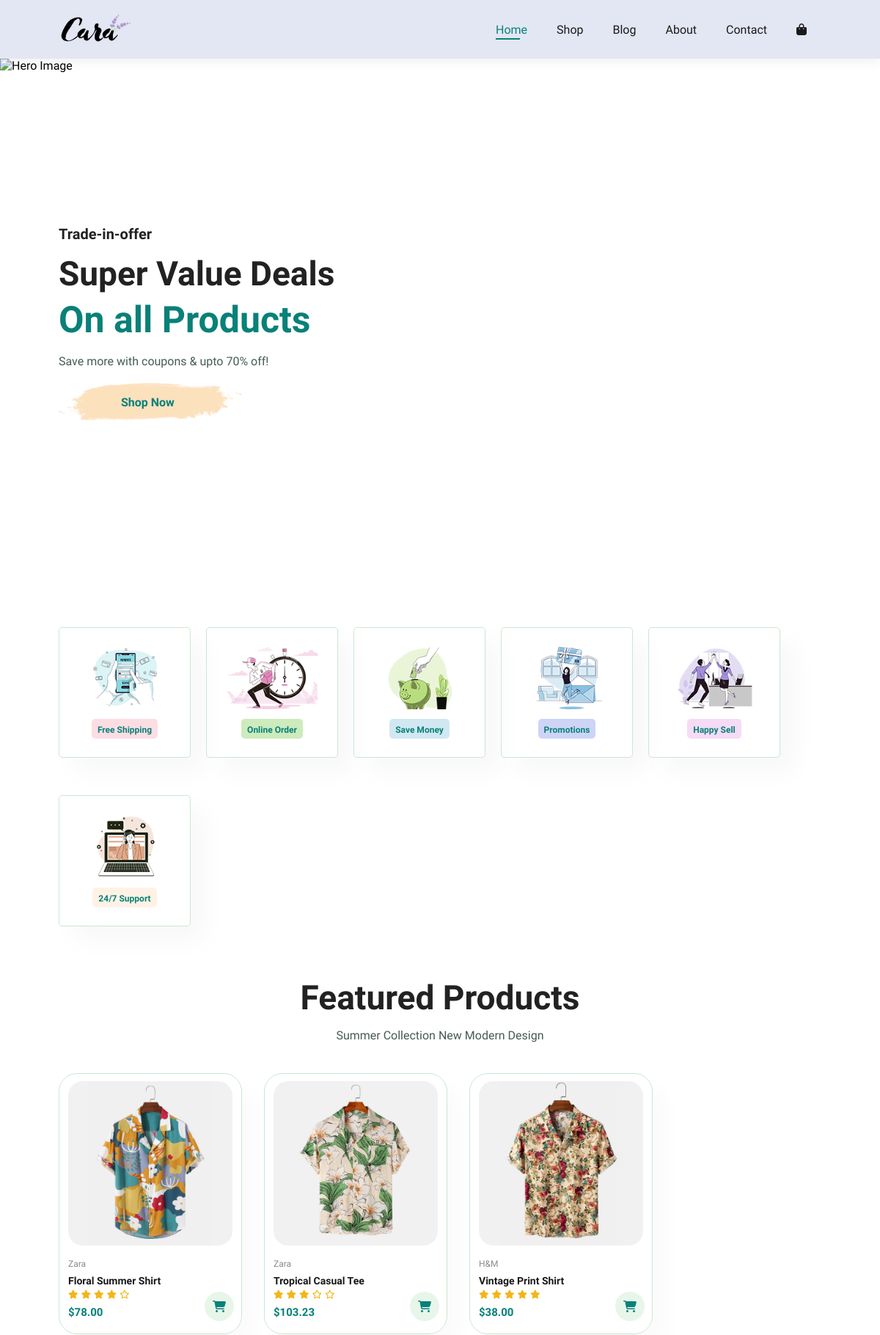
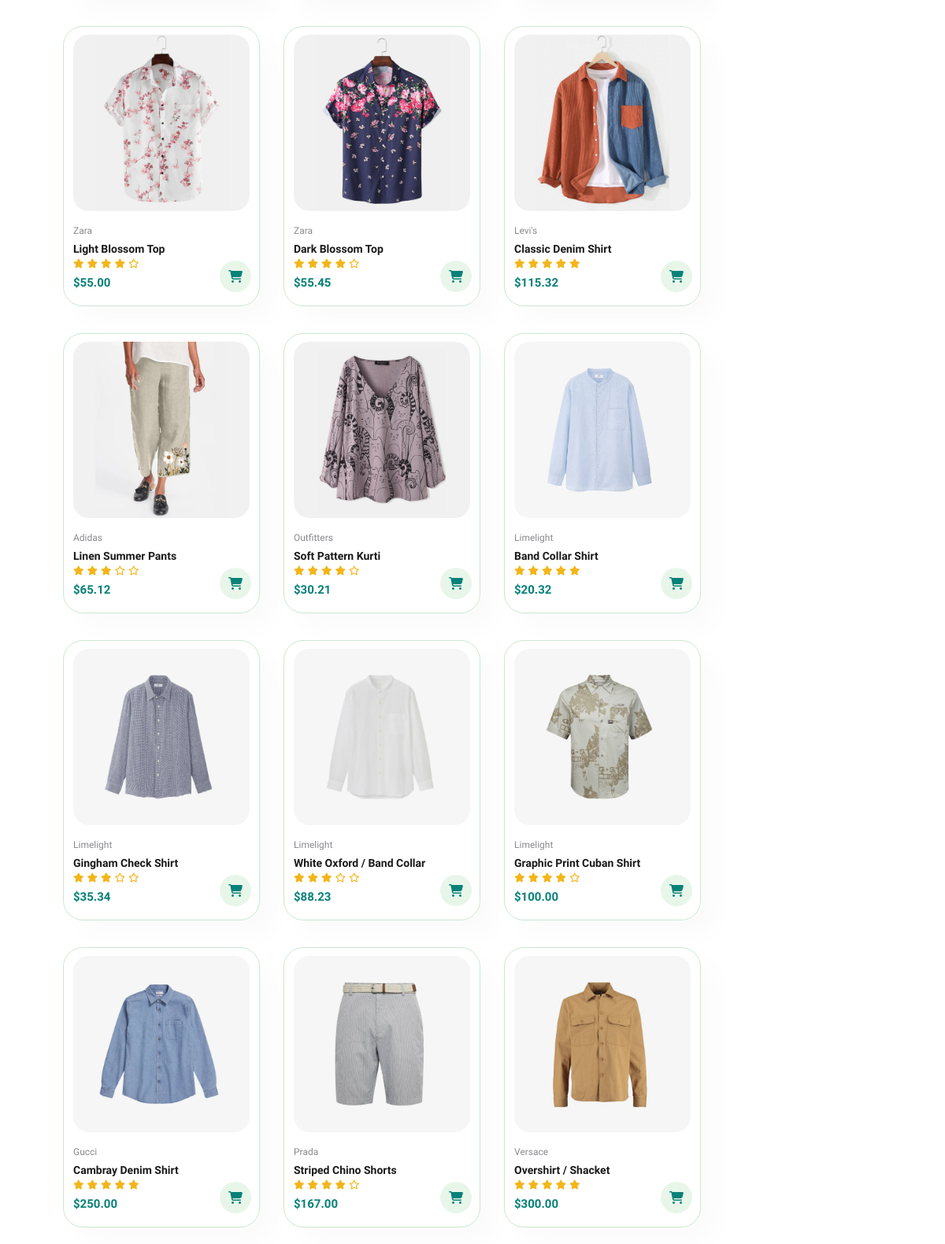
The page / (upper part) on the database its author committed (2 pictures, top to bottom).
### app/models.py (models this page shows, shortened)
class ProductImage(models.Model):
    image = models.ImageField(upload_to='products/')
    product = models.ForeignKey(Product, on_delete=models.CASCADE, related_name='images')

class Product(models.Model):
    name = models.CharField(max_length=200)
    brand = models.CharField(max_length=100)
    price = models.DecimalField(max_digits=10, decimal_places=2)
    rating = models.PositiveSmallIntegerField(default=0)

### Cara/views.py (the view)
# urls.py: path('', views.Index, name='index'),
def Index(request):
    categories = Category.objects.all()
    products = Product.objects.all()
    context = {
        'categories': categories,
        'products': products
    }
    return render(request,'index.html', context)

### templates/index.html (shortened to what this page needs)
{% extends 'master.html' %}
{% load static %}
{% block content %}
<section id="hero">
  <img src="{% static 'img/hero4.png' %}" alt="Hero Image" class="hero-bg" />
  <div class="hero-content">
    <h4>Trade-in-offer</h4>
    <h2>Super Value Deals</h2>
    <h1>On all Products</h1>
    <p>Save more with coupons & upto 70% off!</p>
    <button id="1001" data-url="{% url 'shop' %}">
      <img
        src="{% static 'img/button.png' %}"
        alt="Button BG"
        class="btn-img"
      />
      <span>Shop Now</span>
    </button>
  </div>
</section>
<section id="feature" class="section-p1">
  <div class="feature-box">
    <img src="{% static 'img/features/f1.png' %}" alt="error loading image" />
    <h6>Free Shipping</h6>
  </div>
  <div class="feature-box">
    <img src="{% static 'img/features/f2.png' %}" alt="error loading image" />
    <h6>Online Order</h6>
  </div>
  <div class="feature-box">
    <img src="{% static 'img/features/f3.png' %}" alt="error loading image" />
    <h6>Save Money</h6>
  </div>
  <div class="feature-box">
    <img src="{% static 'img/features/f4.png' %}" alt="error loading image" />
    <h6>Promotions</h6>
  </div>
  <div class="feature-box">
    <img src="{% static 'img/features/f5.png' %}" alt="error loading image" />
    <h6>Happy Sell</h6>
  </div>
  <div class="feature-box">
    <img src="{% static 'img/features/f6.png' %}" alt="error loading image" />
    <h6>24/7 Support</h6>
  </div>
</section>
<section id="product1" class="product-section-p1">
  <h2>Featured Products</h2>
  <p>Summer Collection New Modern Design</p>
  <div class="product-box">
    {% for product in products %}
    <div class="prod" data-url="{% url 'product_details' %}">
      {% for image in product.images.all %}
      <img src="{{ image.image.url }}" alt="error image loading" />
      {% endfor %}
      <div class="desc">
        <span>{{ product.brand }}</span>
        <h5>{{ product.name }}</h5>
        <div class="rating">
          {% for i in "12345" %} {% if forloop.counter <= product.rating %}
          <i class="fas fa-star"></i>
          {% else %}
          <i class="far fa-star"></i>
          {% endif %} {% endfor %}
        </div>
        <h4>${{ product.price }}</h4>
      </div>
      <a href="#"><i class="fa-solid fa-cart-shopping cart"></i></a>
    </div>
    {% endfor %}
  </div>
</section>
{% endblock %}

### templates/master.html (shortened to what this page needs)
<!doctype html>
<html lang="en">
  <head>
    {% load static %}
    <link rel="stylesheet" href="{% static 'css/style.css' %}" />
    <link
      rel="stylesheet"
      href="https://cdnjs.cloudflare.com/ajax/libs/font-awesome/6.5.1/css/all.min.css"
    />
  </head>
  <body>
    <section id="header">
      <img
        src="{% static 'img/logo.png' %}"
        class="logo"
        alt="error loading image"
      />
      <div>
        <ul id="navbar">
          <li>
            <a
              class="{% if request.resolver_match.url_name == 'index' %}active{% endif %}"
              href="{% url 'index' %}"
              >Home</a
            >
          </li>
          <li>
            <a
              class="{% if request.resolver_match.url_name == 'shop' or request.resolver_match.url_name == 'product_details' %}active{% endif %}"
              href="{% url 'shop' %}"
              >Shop</a
            >
          </li>
          <li>
            <a
              class="{% if request.resolver_match.url_name == 'blog' %}active{% endif %}"
              href="{% url 'blog' %}"
              >Blog</a
            >
          </li>
          <li>
            <a
              class="{% if request.resolver_match.url_name == 'about' %}active{% endif %}"
              href="{% url 'about' %}"
              >About</a
            >
          </li>
          <li>
            <a
              class="{% if request.resolver_match.url_name == 'contact' %}active{% endif %}"
              href="{% url 'contact' %}"
              >Contact</a
            >
          </li>
          <li id="shopping-bag">
            <a
              class="bag {% if request.resolver_match.url_name == 'cart' %}active-cart{% endif %}"
              href="{% url 'cart' %}"
              ><i class="fas fa-shopping-bag"></i
            ></a>
          </li>
        </ul>
      </div>
    </section>
    {% block content %} {% endblock %}
  </body>
</html>

### static/css/style.css (style rules this page uses)
* { margin: 0; padding: 0; box-sizing: border-box; font-family: "Spartan", sans-serif; }
body { width: 100%; }
h1 { font-size: 50px; line-height: 64px; color: #222; }
h2 { font-size: 46px; line-height: 54px; color: #222; }
h4 { font-size: 20px; color: #222; }
h6 { font-size: 12px; font-weight: 700; }
p { font-size: 16px; color: #465b52; margin: 15px 0 20px 0; }
button { font-size: 14px; font-weight: 600; padding: 16px 30px; color: #000; background-color: #fff; border-radius: 4px; cursor: pointer; border: none; outline: none; transition: 0.2s ease; }
#header { display: flex; justify-content: space-between; align-items: center; padding: 20px 80px; background: #e3e6f3; box-shadow: 0 5px 15px rgba(0, 0, 0, 0.06); position: sticky; z-index: 999; top: 0; left: 0; }
#navbar { display: flex; align-items: center; justify-content: center; }
#navbar li { list-style: none; padding: 0 20px; position: relative; }
#navbar li a { text-decoration: none; font-size: 16px; font-weight: 500; color: #1a1a1a; transition: 0.4s ease; }
#navbar li a.active { color: #088178; }
#navbar li a.active::after { content: ""; width: 33px; height: 2px; background: #088178; position: absolute; bottom: -4px; left: 20px; }
#navbar li a.bag::after { content: none !important; display: none !important; }
#hero { position: relative; width: 100%; height: 90vh; padding: 0 80px; display: flex; align-items: center; }
.hero-bg { position: absolute; top: 0; right: 0; width: 100%; height: 100%; object-fit: cover; object-position: top 10% right 0; z-index: 1; }
.hero-content { position: relative; z-index: 2; display: flex; flex-direction: column; align-items: flex-start; justify-content: center; }
#hero h4 { padding-bottom: 15px; }
#hero h1 { color: #088178; padding-top: 4px; }
#hero button { position: relative; background: transparent; border: 0; cursor: pointer; font-weight: 700; font-size: 16px; padding: 0; background-repeat: no-repeat; }
#hero button .btn-img { width: 250px; height: 52px; display: block; }
#hero button span { position: absolute; top: 50%; left: 50%; transform: translate(-55%, -50%); color: #088178; pointer-events: none; }
.section-p1 { padding: 40px 80px; }
#feature .feature-box { width: 180px; text-align: center; padding: 25px 15px; box-shadow: 20px 20px 34px rgba(0, 0, 0, 0.03); border: 1px solid #cce7d0; border-radius: 5px; margin: 15px 0px; transition: 0.2s ease; }
#feature .feature-box h6 { display: inline-block; padding: 9px 8px 6px 8px; line-height: 1; color: #088178; border-radius: 5px; background-color: #fddde4; margin-top: 3px; }
#feature .feature-box img { width: 125px; margin-bottom: 6px; }
#feature { display: flex; gap: 21px; align-items: center; flex-wrap: wrap; }
#feature .feature-box:nth-child(2) h6 { background-color: #cdebbc; }
#feature .feature-box:nth-child(3) h6 { background-color: #d1e8f2; }
#feature .feature-box:nth-child(4) h6 { background-color: #cdd4f8; }
#feature .feature-box:nth-child(5) h6 { background-color: #f6dbf6; }
#feature .feature-box:nth-child(6) h6 { background-color: #fff2e5; }
#product1 { text-align: center; }
.product-section-p1 { padding: 15px 80px; }
#product1 .prod { width: 23%; min-width: 250px; padding: 10px 12px; border: 1px solid #cce7d0; border-radius: 25px; cursor: pointer; box-shadow: 20px 20px 30px rgba(0, 0, 0, 0.02); margin: 2px 0; transition: 0.2s ease; position: relative; }
#product1 .prod img { width: 100%; border-radius: 20px; }
#product1 .prod .desc { text-align: start; padding: 10px 0; }
#product1 .prod .desc span { color: #8a8a8f; font-size: 12px; font-weight: 460; }
#product1 .prod .desc h5 { padding-top: 7px; color: #1a1a1a; font-size: 14px; }
#product1 .prod .desc .rating i { font-size: 12px; color: rgb(243, 181, 25); }
#product1 .prod .desc h4 { padding-top: 7px; font-size: 15px; font-weight: 700; color: #088178; }
#product1 .prod .cart { width: 40px; height: 40px; line-height: 40px; border-radius: 50px; background-color: #e8f6ea; color: #088178; position: absolute; bottom: 17px; right: 10px; }
#product1 .product-box { display: flex; gap: 30px; padding-top: 20px; flex-wrap: wrap; }

### rows shown on the page
Product: brand "Zara", name "Floral Summer Shirt", rating 4 (drawn), price "78.00"
ProductImage: image (picture)
Product: brand "Zara", name "Tropical Casual Tee", rating 3 (drawn), price "103.23"
ProductImage: image (picture)
Product: brand "H&M", name "Vintage Print Shirt", rating 5 (drawn), price "38.00"
ProductImage: image (picture)
Product: brand "Zara", name "Light Blossom Top", rating 4 (drawn), price "55.00"
ProductImage: image (picture)
Product: brand "Zara", name "Dark Blossom Top", rating 4 (drawn), price "55.45"
ProductImage: image (picture)
Product: brand "Levi's", name "Classic Denim Shirt", rating 5 (drawn), price "115.32"
ProductImage: image (picture)
Product: brand "Adidas", name "Linen Summer Pants", rating 3 (drawn), price "65.12"
ProductImage: image (picture)
Product: brand "Outfitters", name "Soft Pattern Kurti", rating 4 (drawn), price "30.21"
ProductImage: image (picture)
Product: brand "Limelight", name "Band Collar Shirt", rating 5 (drawn), price "20.32"
ProductImage: image (picture)
Product: brand "Limelight", name "Gingham Check Shirt", rating 3 (drawn), price "35.34"
ProductImage: image (picture)
Product: brand "Limelight", name "White Oxford / Band Collar", rating 3 (drawn), price "88.23"
ProductImage: image (picture)
Product: brand "Limelight", name "Graphic Print Cuban Shirt", rating 4 (drawn), price "100.00"
ProductImage: image (picture)
Product: brand "Gucci", name "Cambray Denim Shirt", rating 5 (drawn), price "250.00"
ProductImage: image (picture)
Product: brand "Prada", name "Striped Chino Shorts", rating 4 (drawn), price "167.00"
ProductImage: image (picture)
Product: brand "Versace", name "Overshirt / Shacket", rating 5 (drawn), price "300.00"
ProductImage: image (picture)
